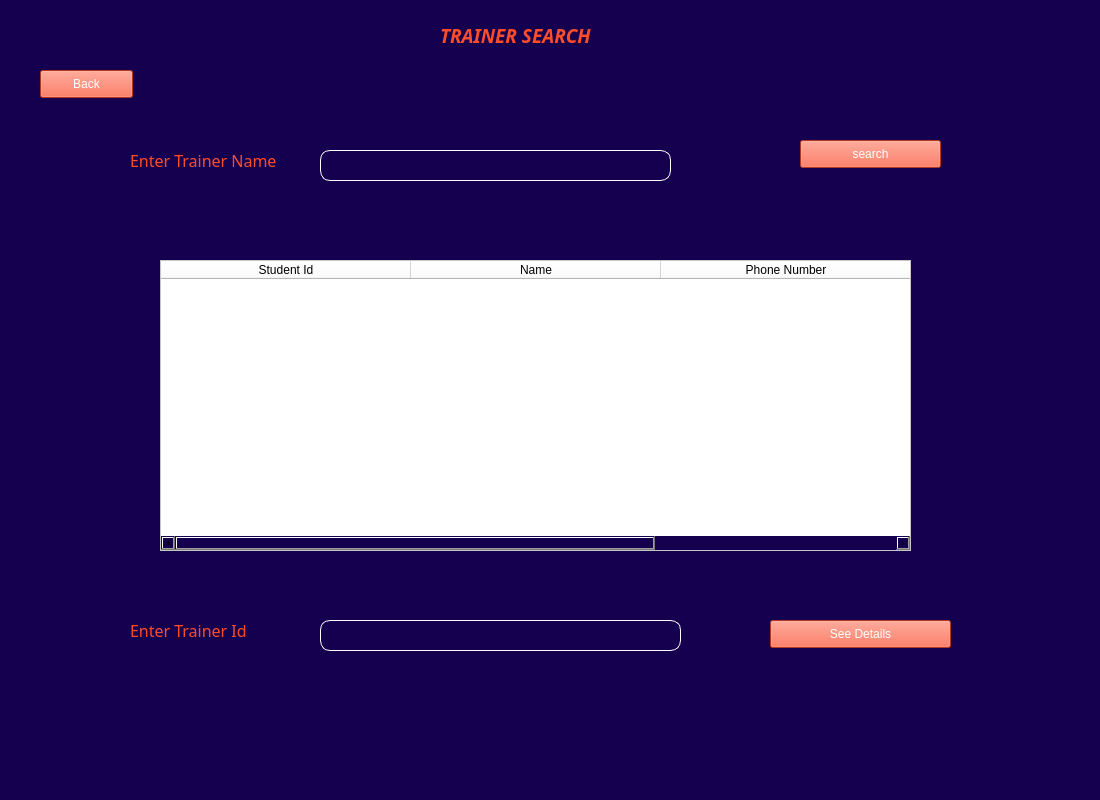
<?xml version="1.0" encoding="UTF-8"?>
<ui version="4.0">
 <class>MainWindow</class>
 <widget class="QMainWindow" name="MainWindow">
  <property name="geometry">
   <rect>
    <x>0</x>
    <y>0</y>
    <width>1100</width>
    <height>800</height>
   </rect>
  </property>
  <property name="windowTitle">
   <string>MainWindow</string>
  </property>
  <property name="styleSheet">
   <string notr="true">background:#150050;</string>
  </property>
  <widget class="QWidget" name="centralwidget">
   <property name="styleSheet">
    <string notr="true">QPushButton#BackButton {
background-color:#FF4C29;
color:white;
}

QPushButton#BackButton:hover {
    background-color:white;
color:#FF4C29;
}

QPushButton#BackButton:pressed {
    background-color: rgb(224, 0, 0);     
}
QPushButton#SearchButton {
background-color:#FF4C29;
color:white;
}

QPushButton#SearchButton:hover {
    background-color:white;
color:#FF4C29;
}

QPushButton#SearchButton:pressed {
    background-color: rgb(224, 0, 0);     
}
QPushButton#SeeDetailsButton {
background-color:#FF4C29;
color:white;
}

QPushButton#SeeDetailsButton:hover {
    background-color:white;
color:#FF4C29;
}

QPushButton#SeeDetailsButton:pressed {
    background-color: rgb(224, 0, 0);     
}</string>
   </property>
   <widget class="QLabel" name="label_2">
    <property name="geometry">
     <rect>
      <x>130</x>
      <y>140</y>
      <width>171</width>
      <height>41</height>
     </rect>
    </property>
    <property name="font">
     <font>
      <family>Gill Sans MT</family>
      <pointsize>12</pointsize>
     </font>
    </property>
    <property name="styleSheet">
     <string notr="true">color:#FF4C29;</string>
    </property>
    <property name="text">
     <string>Enter Trainer Name</string>
    </property>
   </widget>
   <widget class="QLineEdit" name="namelineEdit">
    <property name="geometry">
     <rect>
      <x>320</x>
      <y>150</y>
      <width>351</width>
      <height>31</height>
     </rect>
    </property>
    <property name="font">
     <font>
      <family>Gill Sans MT</family>
      <pointsize>12</pointsize>
     </font>
    </property>
    <property name="styleSheet">
     <string notr="true">border : 1px solid white;
border-radius : 10px;
color : white;</string>
    </property>
    <property name="alignment">
     <set>Qt::AlignCenter</set>
    </property>
   </widget>
   <widget class="QPushButton" name="SearchButton">
    <property name="geometry">
     <rect>
      <x>800</x>
      <y>140</y>
      <width>141</width>
      <height>28</height>
     </rect>
    </property>
    <property name="text">
     <string>search</string>
    </property>
   </widget>
   <widget class="QLabel" name="label">
    <property name="geometry">
     <rect>
      <x>130</x>
      <y>610</y>
      <width>151</width>
      <height>41</height>
     </rect>
    </property>
    <property name="font">
     <font>
      <family>Gill Sans MT</family>
      <pointsize>12</pointsize>
     </font>
    </property>
    <property name="styleSheet">
     <string notr="true">color:#FF4C29;</string>
    </property>
    <property name="text">
     <string>Enter Trainer Id</string>
    </property>
   </widget>
   <widget class="QTableWidget" name="table">
    <property name="geometry">
     <rect>
      <x>160</x>
      <y>260</y>
      <width>751</width>
      <height>291</height>
     </rect>
    </property>
    <property name="styleSheet">
     <string notr="true">background: white;</string>
    </property>
    <attribute name="horizontalHeaderDefaultSectionSize">
     <number>250</number>
    </attribute>
    <column>
     <property name="text">
      <string>Student Id</string>
     </property>
    </column>
    <column>
     <property name="text">
      <string>Name</string>
     </property>
    </column>
    <column>
     <property name="text">
      <string>Phone Number</string>
     </property>
    </column>
   </widget>
   <widget class="QPushButton" name="BackButton">
    <property name="geometry">
     <rect>
      <x>40</x>
      <y>70</y>
      <width>93</width>
      <height>28</height>
     </rect>
    </property>
    <property name="text">
     <string>Back</string>
    </property>
   </widget>
   <widget class="QLabel" name="label_3">
    <property name="geometry">
     <rect>
      <x>440</x>
      <y>20</y>
      <width>491</width>
      <height>31</height>
     </rect>
    </property>
    <property name="font">
     <font>
      <family>Gill Sans MT</family>
      <pointsize>14</pointsize>
      <weight>75</weight>
      <italic>true</italic>
      <bold>true</bold>
     </font>
    </property>
    <property name="styleSheet">
     <string notr="true">color:#FF4C29;</string>
    </property>
    <property name="text">
     <string>TRAINER SEARCH</string>
    </property>
   </widget>
   <widget class="QPushButton" name="SeeDetailsButton">
    <property name="geometry">
     <rect>
      <x>770</x>
      <y>620</y>
      <width>181</width>
      <height>28</height>
     </rect>
    </property>
    <property name="text">
     <string>See Details</string>
    </property>
   </widget>
   <widget class="QLineEdit" name="lineEdit">
    <property name="geometry">
     <rect>
      <x>320</x>
      <y>620</y>
      <width>361</width>
      <height>31</height>
     </rect>
    </property>
    <property name="font">
     <font>
      <family>Gill Sans MT</family>
      <pointsize>12</pointsize>
     </font>
    </property>
    <property name="styleSheet">
     <string notr="true">border : 1px solid white;
border-radius : 10px;
color : white;</string>
    </property>
    <property name="alignment">
     <set>Qt::AlignCenter</set>
    </property>
   </widget>
   <widget class="QLabel" name="error">
    <property name="geometry">
     <rect>
      <x>320</x>
      <y>200</y>
      <width>391</width>
      <height>16</height>
     </rect>
    </property>
    <property name="styleSheet">
     <string notr="true">color:rgb(255, 0, 0);</string>
    </property>
    <property name="text">
     <string/>
    </property>
   </widget>
   <widget class="QLabel" name="error1">
    <property name="geometry">
     <rect>
      <x>320</x>
      <y>670</y>
      <width>431</width>
      <height>16</height>
     </rect>
    </property>
    <property name="styleSheet">
     <string notr="true">color:rgb(255, 0, 0);</string>
    </property>
    <property name="text">
     <string/>
    </property>
   </widget>
  </widget>
 </widget>
 <resources/>
 <connections/>
</ui>
